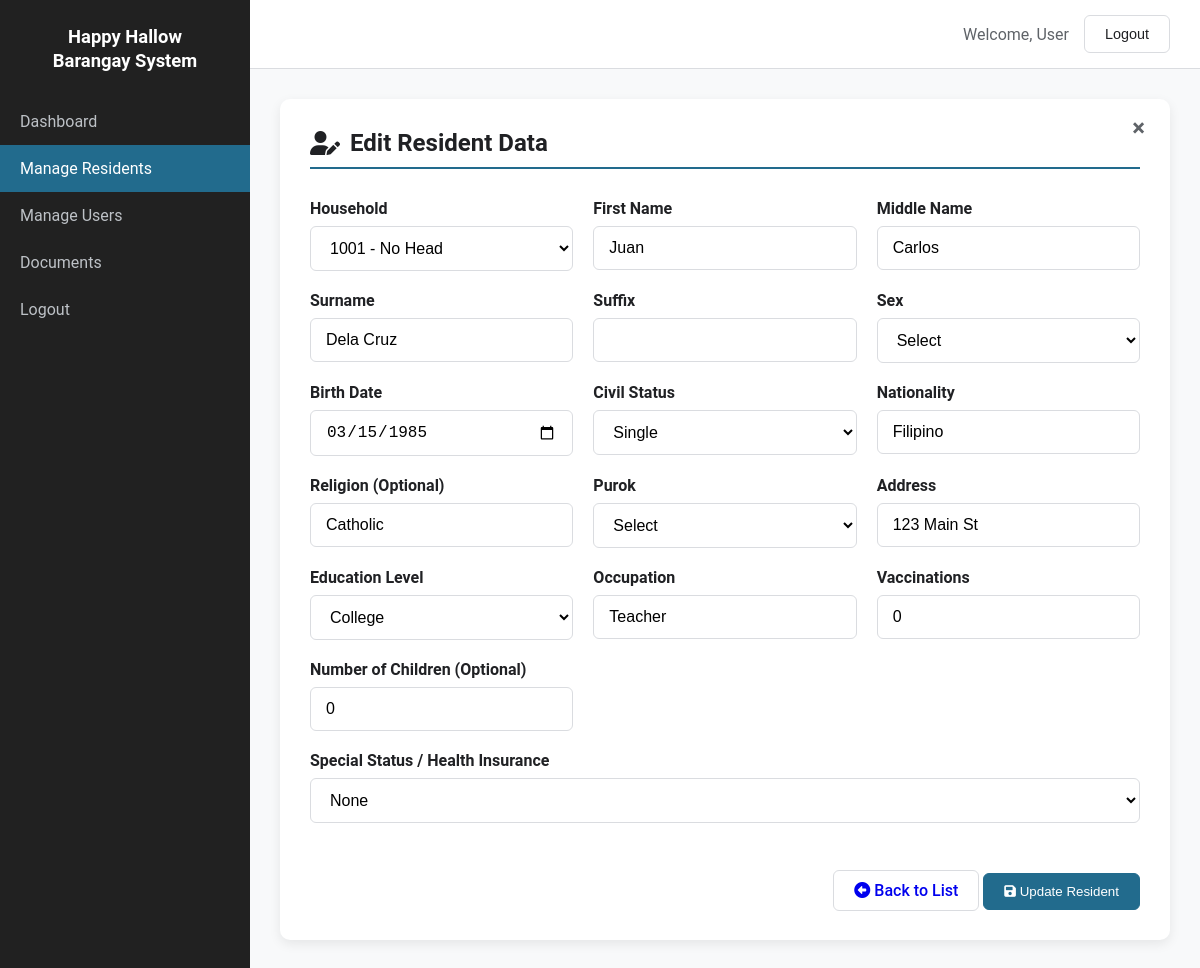
Page /admin/addnewresidents.php?id=2011 (signed in) on the earlier database version.
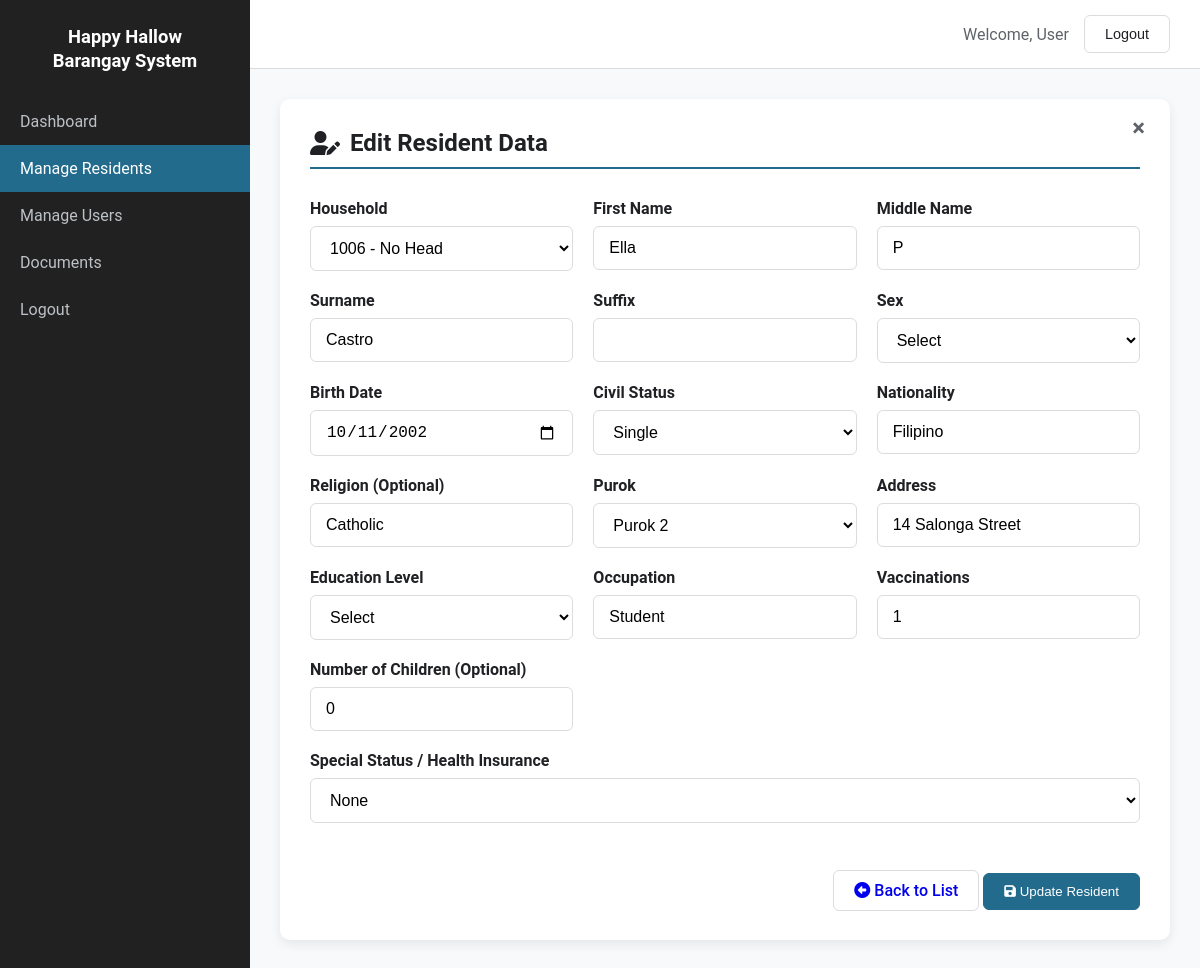
Same page on the later database version.
### tables this page shows
CREATE TABLE IF NOT EXISTS `residents` (
  `person_id` int NOT NULL AUTO_INCREMENT,
  `household_id` int NOT NULL,
  `first_name` text NOT NULL,
  `middle_name` varchar(255) DEFAULT NULL,
  `surname` varchar(255) NOT NULL,
  `suffix` varchar(50) DEFAULT NULL,
  `sex` text NOT NULL,
  `birthdate` date NOT NULL,
  `civil_status` varchar(20) NOT NULL,
  `nationality` varchar(20) NOT NULL,
  `religion` varchar(100) DEFAULT NULL,
  `purok` int NOT NULL,
  `address` varchar(150) NOT NULL,
  `residency_start_date` date DEFAULT NULL,
  `education_level` varchar(20) NOT NULL,
  `occupation` varchar(50) NOT NULL,
  `is_senior` tinyint(1) NOT NULL,
  `is_disabled` tinyint(1) NOT NULL,
  `health_insurance` varchar(100) DEFAULT NULL,
  `vaccination` int DEFAULT NULL,
  `is_pregnant` tinyint(1) DEFAULT NULL,
  `children_count` int DEFAULT NULL,
  PRIMARY KEY (`person_id`),
  KEY `household_id` (`household_id`)
);

CREATE TABLE IF NOT EXISTS `household` (
  `household_id` int NOT NULL AUTO_INCREMENT,
  `household_head` varchar(100) DEFAULT NULL,
  `housing_ownership` varchar(50) DEFAULT NULL,
  `water_source` varchar(50) DEFAULT NULL,
  `toilet_facility` varchar(50) DEFAULT NULL,
  `electricity_source` varchar(50) DEFAULT NULL,
  `waste_disposal` varchar(50) DEFAULT NULL,
  `building_type` varchar(50) DEFAULT NULL,
  PRIMARY KEY (`household_id`)
);

### admin/addnewresidents.php (the view, shortened to what the changed rows need)
<?php
include '../db_connect.php';
$editMode = false;
$residentId = isset($_GET['id']) ? intval($_GET['id']) : null;
$resData = [];
if ($residentId) {
    $editMode = true;
    $stmt = $conn->prepare("SELECT * FROM residents WHERE person_id = ?");
    $stmt->bind_param("i", $residentId);
    $stmt->execute();
    $result = $stmt->get_result();
    $resData = $result->fetch_assoc();
}
$householdResult = $conn->query("SELECT household_id, household_head FROM household ORDER BY household_id ASC");
if ($householdResult->num_rows > 0) {
    $householdResult->data_seek(0);
}
?>
<!DOCTYPE html>
<html lang="en">
<head>
<link rel="stylesheet" href="https://cdnjs.cloudflare.com/ajax/libs/font-awesome/6.0.0-beta3/css/all.min.css" />
</head>
<body>
<div class="app-container">
<div class="main-content">
<main class="page-content">
<div class="form-card">
<h2 class="form-title">
    <i class="fas fa-user-<?php echo $editMode ? "edit" : "plus"; ?>"></i>
    <?php echo $editMode ? "Edit Resident Data" : "Add New Resident"; ?>
</h2>
<form id="residentForm" enctype="multipart/form-data">
<div class="form-grid">
<div class="input-group">
    <label>Household</label>
    <select name="household_id" required>
        <?php while($row = $householdResult->fetch_assoc()): ?>
            <option value="<?= htmlspecialchars($row['household_id']) ?>"
                <?php if(($resData['household_id'] ?? '') == $row['household_id']) echo 'selected'; ?>>
                <?= htmlspecialchars($row['household_id']) ?> - <?= htmlspecialchars($row['household_head'] ?? 'No Head') ?>
            </option>
        <?php endwhile; ?>
    </select>
</div>
<div class="input-group">
    <label>First Name</label>
    <input type="text" name="first_name" required value="<?php echo htmlspecialchars($resData['first_name'] ?? ''); ?>">
</div>
<div class="input-group">
    <label>Middle Name</label>
    <input type="text" name="middle_name" value="<?php echo htmlspecialchars($resData['middle_name'] ?? ''); ?>">
</div>
<div class="input-group">
    <label>Surname</label>
    <input type="text" name="surname" required value="<?php echo htmlspecialchars($resData['surname'] ?? ''); ?>">
</div>
<div class="input-group">
    <label>Birth Date</label>
    <input type="date" name="birthdate" required value="<?php echo htmlspecialchars($resData['birthdate'] ?? ''); ?>">
</div>
<div class="input-group">
    <label>Civil Status</label>
    <select name="civil_status" required>
        <option value="Single" <?php if(($resData['civil_status'] ?? '')=='Single') echo 'selected'; ?>>Single</option>
    </select>
</div>
<div class="input-group">
    <label>Nationality</label>
    <input type="text" name="nationality" required value="<?php echo htmlspecialchars($resData['nationality'] ?? 'Filipino'); ?>">
</div>
<div class="input-group">
    <label>Religion (Optional)</label>
    <input type="text" name="religion" value="<?php echo htmlspecialchars($resData['religion'] ?? ''); ?>">
</div>
<div class="input-group">
    <label>Purok</label>
    <select name="purok" required>
        <option value="">Select</option>
        <?php for($i=1;$i<=5;$i++): ?>
            <option value="<?= $i ?>" <?php if(($resData['purok'] ?? '')==$i) echo 'selected'; ?>>Purok <?= $i ?></option>
        <?php endfor; ?>
    </select>
</div>
<div class="input-group">
    <label>Address</label>
    <input type="text" name="address" required value="<?php echo htmlspecialchars($resData['address'] ?? ''); ?>">
</div>
<div class="input-group">
    <label>Education Level</label>
    <select name="education_level" required>
        <option value="">Select</option>
        <option value="College" <?php if(($resData['education_level'] ?? '')=='College') echo 'selected'; ?>>College</option>
    </select>
</div>
<div class="input-group">
    <label>Occupation</label>
    <input type="text" name="occupation" value="<?php echo htmlspecialchars($resData['occupation'] ?? ''); ?>">
</div>
<div class="input-group">
    <label>Vaccinations</label>
    <input type="text" name="vaccination" placeholder="e.g., COVID-19 (3 doses)" value="<?php echo htmlspecialchars($resData['vaccination'] ?? ''); ?>">
</div>
<div class="input-group">
    <label>Number of Children (Optional)</label>
    <input type="number" name="children_count" value="<?php echo htmlspecialchars($resData['children_count'] ?? '0'); ?>">
</div>
</div>
</form>
</div>
</main>
</div>
</div>
</body>
</html>

Differences in the rows shown:
changed residents "Single": household_id "1001 - No Head" → "1006 - No Head"; first_name "Juan" → "Ella"; middle_name "Carlos" → "P"; surname "Dela Cruz" → "Castro"; birthdate "03/15/1985" → "10/11/2002"; purok (not shown) → "Purok 2"; address "123 Main St" → "14 Salonga Street"; occupation "Teacher" → "Student"; vaccination "0" → "1"; education_level "College" → (not shown)
Other differences:
form field education_level: (not shown) → "Select"
form field purok: "Select" → (not shown)
